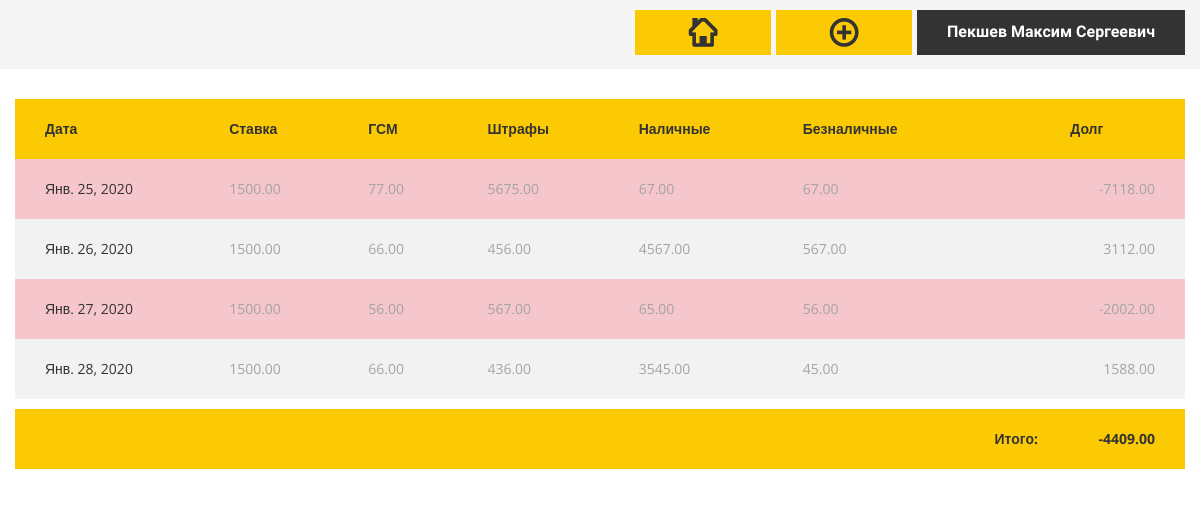
The app's page /driver/1137057680/, older data.
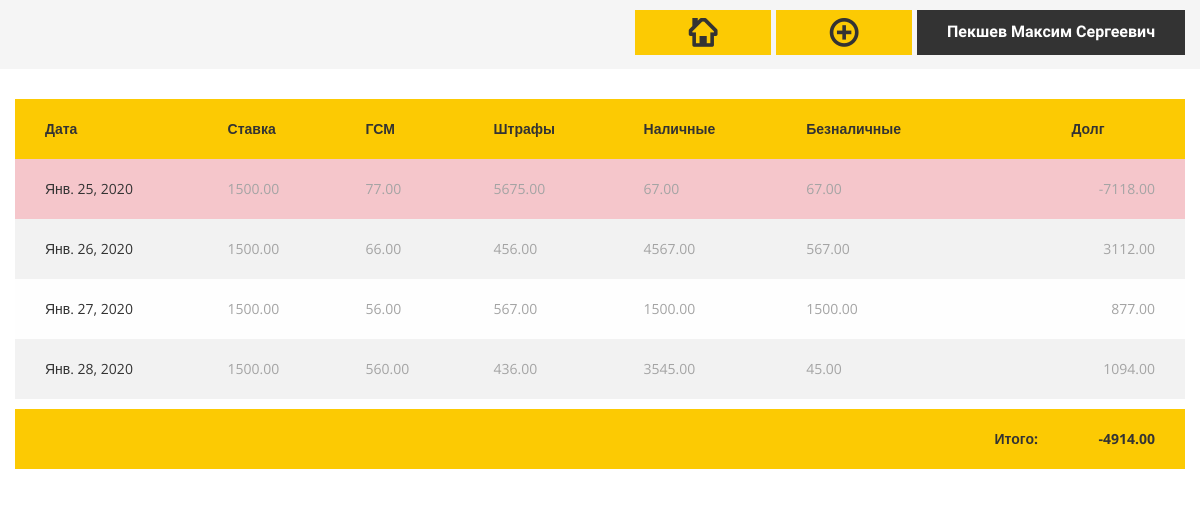
The same page, newer data.
### baseapp/models.py (models this page shows, shortened)
class  Working_day(models.Model):
	driver 		= models.ForeignKey(Driver, on_delete=models.PROTECT)
	date 		= models.DateField('Дата рабочего дня', auto_now_add = False)
	rate		= models.DecimalField(verbose_name = 'Ставка', max_digits=15, decimal_places=2)
	fuel		= models.DecimalField(verbose_name = 'ГСМ', max_digits=15, decimal_places=2)
	penalties	= models.DecimalField(verbose_name = 'Штрафы', max_digits=15, decimal_places=2)
	cash		= models.DecimalField(verbose_name = 'Наличные', max_digits=15, decimal_places=2)
	cashless	= models.DecimalField(verbose_name = 'Безналичные', max_digits=15, decimal_places=2)
	debt_of_day	= models.DecimalField(verbose_name = 'Долг дня', max_digits=15, decimal_places=2)
	slug 		= models.SlugField(max_length=10, verbose_name='Url', blank=True, db_index=True)
	class Meta:
		verbose_name = 'Рабочий день'
		verbose_name_plural = 'Рабочие дни'

class Driver(models.Model):
	first_name		= models.CharField(max_length = 30, verbose_name = 'Имя')
	second_name		= models.CharField(max_length = 30, verbose_name = 'Фамилия')
	third_name		= models.CharField(max_length = 30, verbose_name = 'Отчество', blank=True, null=True)
	driver_license	= models.CharField(max_length = 15, verbose_name = 'Номер В/У', blank=True, null=True, default='')
	car_number		= models.CharField(max_length = 15, verbose_name = 'Номер А/М', blank=True, null=True, default='')
	car_model		= models.CharField(max_length = 30, verbose_name = 'Марка А/М', blank=True, null=True, default='')
	rate			= models.DecimalField(verbose_name = 'Ставка', max_digits=15, decimal_places=2, blank=True, null=True, default=0)
	slug 			= models.SlugField(max_length=10, verbose_name='Url', blank=True, db_index=True)
	debt			= models.DecimalField(verbose_name = 'Долг', max_digits=15, decimal_places=2)
	class Meta:
		verbose_name = 'Водитель'
		verbose_name_plural = 'Водители'

### baseapp/views.py (the view)
# urls.py: path('driver/<str:slug>/', 		show_driver, name='show_driver'),
def show_driver(request, slug):
	driver = Driver.objects.get(slug = slug)
	working_days = Working_day.objects.filter(driver = driver).order_by("date")
	context = {
		'working_days': working_days, 'driver': driver,
	}
	return render(request, 'baseapp/driver.html', context)

### baseapp/templates/baseapp/driver.html (shortened to what this page needs)
{% extends 'baseapp/base.html' %}
{% load static %}
{% block content %}
<section class="ls ms ">
	<div class="container-fluid py-2 flex-row ">
		<div class="d-flex flex-row-reverse">
			<div class="py-2 pl-2"><a href="" class="theme_button" data-toggle="modal" data-target="#driverinfo">{{ driver.second_name}} {{ driver.first_name}} {% if driver.third_name %}{{ driver.third_name}}{% endif %}</a></div>
			<div class="py-2 pl-2">
				<a href="" class="theme_button color1" data-toggle="modal" data-target="#new-day"><i class="rt-icon2-add"></i></i></a>
			</div>
			<div class="py-2 pl-2">
				<a href="{% url 'show_index' %}" class="theme_button color1"><i class="rt-icon2-home"></i></a>
			</div>
		</div>
	</div>
  <div class="container col-lg-12">
    <div class="row">
      <div class="col-sm-12">
        <table class="table_template darklinks table-hover">
          <thead class="thead-dark">
            <tr>
			<th>Дата</th>
			<th>Ставка</th>
			<th>ГСМ</th>
			<th>Штрафы</th>
			<th>Наличные</th>
			<th>Безналичные</th>
			<th></th>
			<th>Долг</th>
            </tr>
          </thead>
          <tbody>
          	{% for day in working_days %}
          	{% if day.debt_of_day < 0 %}
          	<tr class="table-danger">
          		{% else %}
          		<tr>
          			{% endif %}
          			<td><a href="" data-toggle="modal" data-target="#id{{day.slug}}">{{ day.date }}</a></td>
          			<td>{{ day.rate }}</td>
          			<td>{{ day.fuel }}</td>
          			<td>{{ day.penalties }}</td>
          			<td>{{ day.cash }}</td>
          			<td>{{ day.cashless }}</td>
          			<td></td>
          			<td style="text-align: right" >{{ day.debt_of_day }}</td>
          		</tr>
          		{% endfor %}
          </tbody>
        </table>
        <table class="table_template darklinks table-hover">
          <thead class="thead-dark">
            <tr>
			<th style="text-align: right" width="90%">Итого:</th>
			<th style="text-align: right">{{ driver.debt }}</th>
            </tr>
          </thead>
        </table>
      </div>
    </div>
  </div>
</section>
{% endblock %}

Row changes from the older to the newer data that the page shows:
changed Driver "Пекшев": debt "-4409.00" → "-4914.00"
changed Working_day "Янв. 27, 2020": cash "65.00" → "1500.00"; cashless "56.00" → "1500.00"; debt_of_day "-2002.00" → "877.00"
changed Working_day "Янв. 28, 2020": fuel "66.00" → "560.00"; debt_of_day "1588.00" → "1094.00"
